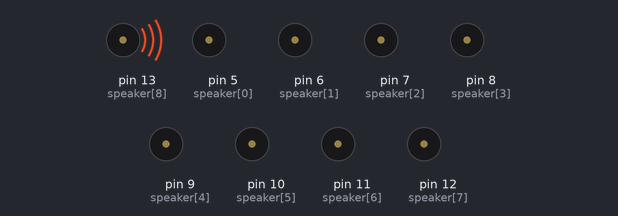
A sketch run on a simulated Arduino Uno, built with avr-gcc and run on an emulated ATmega328P. Shown: buzzer (waves = sounding, pin HIGH). Pins used as bus, display or sensor lines are not drawn.

Above: at 0.1 s.
Timing chart, 0 to 18.5 s (numbered marks = the images above):
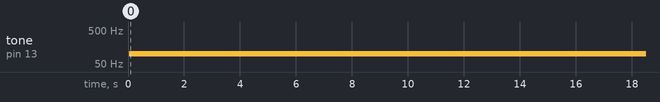

Measured:
- by itself, tone on pin 13 (speaker[8]): silent → 99 Hz at 0.04 s, → 100 Hz 16.9 s later, → 99 Hz 0.04 s later

The sketch:

multiple-speakers.ino
```cpp
// array of speakers
int speakerCount = 9;  // how many speakers we workin with?
int speaker[] = {5, 6, 7, 8, 9, 10, 11, 12, 13};  // which pin for each?

// what is the frequency of each speaker?
int speakerFrequency[] = {
  1000,
  1500,
  2000,
  2500,
  3000,
  3500,
  4000,
  4500,
  5000
};

// at what time in milliseconds did this speaker start its life cycle?
long startedAt[] = {0, 0, 0, 0, 0, 0, 0, 0, 0};

// keep track of whether it should be on or off
bool speakerOn[] = {false, false, false, false, false, false, false, false, false};

void setup() {
  // loop thru and init all speakers
  for (int i = 0; i < speakerCount; i++) {

    pinMode(speaker[i], OUTPUT);

    // get an accurate started at time for each speaker
    startedAt[i] = micros();

    // and turn it on to begin, I suppose
    digitalWrite(speaker[i], HIGH);
    speakerOn[i] = true;
  }
  //Serial.begin(9600);
}

void loop() {

  // loop thru all speakers
  for (int i = 0; i < speakerCount; i++) {

    // compare the current time in millis to when this speaker turned on
    // is the current time minus the time it started greater than its Frequency?
    if (micros() - startedAt[i] > speakerFrequency[i]) {

      // if so, flip it
      speakerOn[i] = !speakerOn[i]; // this is how you switch a boolean variable
      digitalWrite(speaker[i], speakerOn[i]); // and you can use true/false instead of HIGH/LOW

      // reset started at time
      startedAt[i] = micros();
    }
  }
}
```
